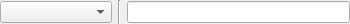
<?xml version="1.0" encoding="UTF-8"?>
<ui version="4.0">
 <class>Form</class>
 <widget class="QWidget" name="Form">
  <property name="geometry">
   <rect>
    <x>0</x>
    <y>0</y>
    <width>350</width>
    <height>24</height>
   </rect>
  </property>
  <property name="windowTitle">
   <string>Form</string>
  </property>
  <layout class="QHBoxLayout" name="horizontalLayout_2" stretch="1,0,2">
   <property name="leftMargin">
    <number>0</number>
   </property>
   <property name="topMargin">
    <number>0</number>
   </property>
   <property name="rightMargin">
    <number>0</number>
   </property>
   <property name="bottomMargin">
    <number>0</number>
   </property>
   <item>
    <widget class="QComboBox" name="ruleTypeDropdown"/>
   </item>
   <item>
    <widget class="Line" name="line">
     <property name="orientation">
      <enum>Qt::Vertical</enum>
     </property>
    </widget>
   </item>
   <item>
    <widget class="QLineEdit" name="conditionLineEdit"/>
   </item>
  </layout>
 </widget>
 <resources/>
 <connections/>
</ui>
